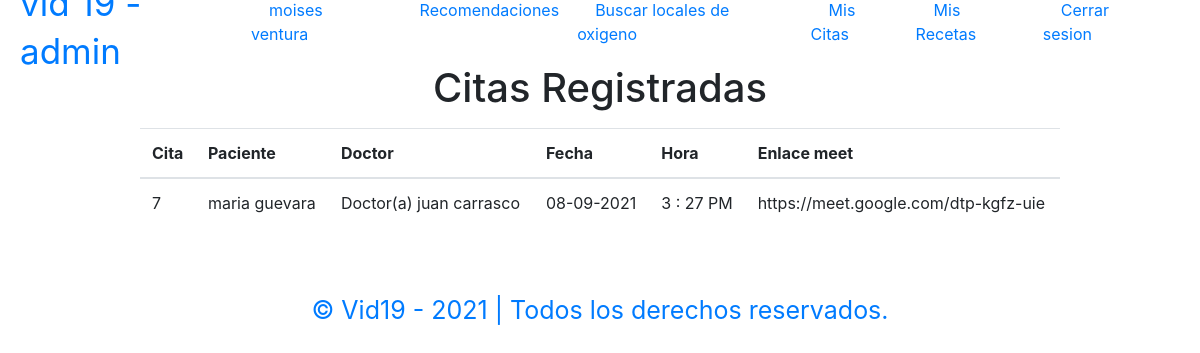
/paciente/misCitas.php (signed in), run on the app's committed database.
### tables this page shows
CREATE TABLE IF NOT EXISTS `files` (
  `id` int(11) NOT NULL AUTO_INCREMENT,
  `paciente` varchar(200) DEFAULT NULL,
  `number` varchar(50) NOT NULL,
  `email` varchar(100) NOT NULL,
  `sintomas` varchar(500) NOT NULL,
  `saturacion` varchar(10) NOT NULL,
  `doctor` varchar(500) DEFAULT NULL,
  `fecha` text,
  `hora` text,
  PRIMARY KEY (`id`)
);

### paciente/misCitas.php (the view, shortened to what this page needs)
<?php
if(!isset($_SESSION['user_id'])){
    header('Location: ../index.html');
    exit;
} else {
    $user = $_SESSION['user'];
    $role = $_SESSION['user_rol'];
}
?>
<!DOCTYPE html>
<html class="no-js" lang="zxx">
    <head>
        <link rel="stylesheet" href="../css/styles.css">
        <link rel="stylesheet" href="https://stackpath.bootstrapcdn.com/bootstrap/4.5.2/css/bootstrap.min.css">
    </head>
    <body>
    <header id="header">
    <nav class="menu">
     <div class="logo-box">
       <h1><a href="index.php">vid 19 - <?php echo $role?></a></h1>
     </div>
     <div class="list-container">
        <ul class="lists">
            <li><a class="activo"><?php echo $user?></a></li>
            <li><a href="recomendaciones.php">Recomendaciones</a></li>
            <li><a href="locales.php">Buscar locales de oxigeno</a></li>
            <li><a href="misCitas.php">Mis Citas</a></li>
            <li><a href="misRecetas.php">Mis Recetas</a></li>
            <li><a href="../php/cerrar_login_usuario.php">Cerrar sesion</a></li>
        </ul>
     </div>
    </nav>
    </header>
    <?php
        include_once '../php/config.php';
        $consulta = "SELECT * FROM files";
        $resultado = $connection->prepare($consulta);
        $resultado->execute();
        $data=$resultado->fetchAll(PDO::FETCH_ASSOC);
    ?>
    <br> <br>
    <div class="container">
            <div class="row justify-content-md-center">
                <div class="col-md-auto">
                    <h1>Citas Registradas</h1>
                </div>
            </div>
            <div class="row justify-content-md-center">
                <div class="col-10">
                    <table class="table mt-2">
                        <thead>
                            <tr>
                                <th scope="col">Cita</th>
                                <th scope="col">Paciente</th>
                                <th scope="col">Doctor</th>
                                <th scope="col">Fecha</th>
                                <th scope="col">Hora</th>
                                <th scope="col">Enlace meet</th>
                            </tr>
                        </thead>
                        <tbody>
                            <?php foreach($data as $dat) { ?>
                                <tr>
                                    <td><?php echo $dat['id'] ?></td>
                                    <td><?php echo $dat['paciente'] ?> </td>
                                    <td><?php echo $dat['doctor'] ?></td>
                                    <td><?php echo $dat['fecha'] ?></td>
                                    <td><?php echo $dat['hora'] ?></td>
                                    <td><?php echo $dat['sintomas'] ?></td>
                                </tr>
                            <?php }?>
                        </tbody>
                    </table>
                </div>
            </div>
    </div>
    <br> <br>
    <main>
        <div class="footer-text">
        <p>&copy; Vid19 - 2021 | Todos los derechos reservados.</p>
        </div>
    </main>
    </body>
</html>

### css/styles.css (style rules this page uses)
:root { --blue:#2c8096; --white:#ffffff; --ga: #0033a0; --title:35px; --text:19px; }
* { margin:0; padding: 0; box-sizing: border-box; }
body { background: #ffff; overflow-x: hidden; font-family: 'Roboto Condensed', sans-serif; }
#header { position: relative; width: 100%; }
.menu { position: fixed; top:0; left: 0; width: 100%; height: 60px; background: #fff;; display: flex; justify-content: space-between; align-items: center; z-index: 9999; }
.menu .logo-box { margin-left: 20px; }
.menu .logo-box h1 a { text-decoration: none; font-size: var(--title); font-weight: 400; color:var(--blue); }
.menu .list-container { margin-right: 20px; }
.menu .list-container ul { display: flex; }
.menu .list-container ul li { list-style: none; }
.menu .list-container ul li a { text-decoration: none; margin: 0px 10px; padding:8px; color: var(--blue); border-radius: 24px; transition: 0.3s; font-size: 16px; }
.footer-text p { font-size: 25px; margin-top: 1px; margin-bottom: 1px; text-align: center; color: var(--blue); }

### data on the page
files: id "7", paciente "maria guevara", doctor "Doctor(a) juan carrasco", fecha "08-09-2021", hora "3 : 27 PM", sintomas "https://meet.google.com/dtp-kgfz-uie"

### other printed values
$role "admin"
$user "moises ventura"
